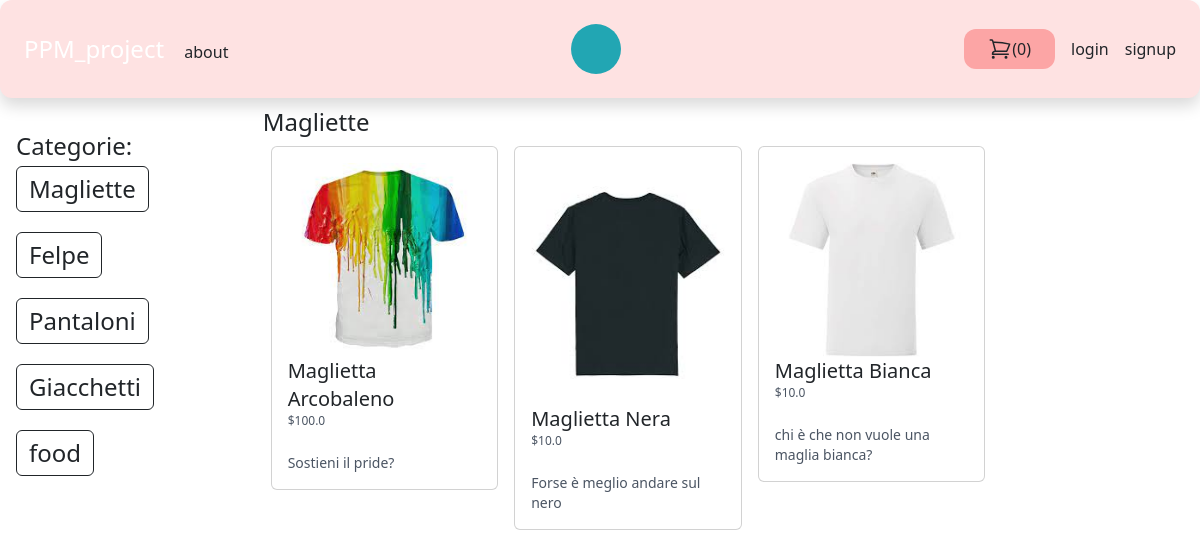
The app's page /magliette/ with its own data.
### store/models.py (models this page shows, shortened)
class Category(models.Model):
    title = models.CharField(max_length=64)
    slug = models.SlugField(max_length=64)
    class Meta:
        verbose_name = "Category"
        verbose_name_plural = "Categories"

class Product(models.Model):
    user = models.ForeignKey(User, related_name="products", on_delete=models.CASCADE)
    category = models.ForeignKey(Category, related_name="products", on_delete=models.CASCADE)
    title = models.CharField(max_length=64)
    slug = models.SlugField(max_length=64)
    description = models.TextField(blank=True)
    price = models.IntegerField() #è il moodo piu comune con cui si rappresentano i prezzi in un database
    image = models.ImageField(upload_to="uploads/product_images/", blank=True, null=True)
    created_at = models.DateTimeField(auto_now_add=True)
    updated_at = models.DateTimeField(auto_now=True)
    class Meta:
        ordering = ('-created_at',) #ordina i prodotti in ordine di creazione
    def get_display_price(self):
        return self.price / 100

### store/views.py (the view)
# urls.py: path("<slug:slug>/", views.category_detail, name="category_detail"),
def category_detail(request, slug):
    category = get_object_or_404(Category, slug=slug)
    products = category.products.all()  # prendi tutti i prodotti della categoria
    return render(request, "category_detail.html", {"category": category, "products": products})

### store/cart.py (called while the page is built)
    def __len__(self):
        return sum(item['quantity'] for item in self.cart.values())  # ritorna la lunghezza del

### store/cartcount.py (called while the page is built)
def cart(request):
    return {"cart": Cart(request)}

### store/templatetags/menu.py (called while the page is built)
@register.inclusion_tag("core/menu.html")
def menu():
    categories = Category.objects.all()
    return {"categories": categories}

### store/templates/category_detail.html (shortened to what this page needs)
{% extends "core/base.html"%}
{% block content %}
    <h1 class="text-2xl">{{ category.title }}</h1>
    <div class="flex flex-wrap ">
        {% for product in products %}
            <div class="product w-1/3 p-2">
               <div class="card">
                        <div class="card-body">
                             <a href="{% url "product_detail" product.category.slug product.slug %}">
                        {% if product.image %}
                            <div class="image">
                                <img src="{{ product.image.url }}" alt="Image of {{ product.title }}" class="w-full">
                            </div>
                        {% endif %}
                        <h2 class="text-xl">
                             {{ product.title }}
                         </h2>
                        <p class="text-xs text-gray-600">
                            ${{ product.get_display_price}}
                        </p>
                             <br>
                        <p class="text-sm text-gray-600">
                            {{ product.description }}
                        </p>
                             </a>
                        </div>
                    </div>
            </div>
        {% endfor %}
    </div>
{% endblock %}

### core/templates/core/menu.html (shortened to what this page needs)
 {% for category in categories %}
<div class="flex flex-column flex-wrap pb-3 pt-1 ">
    <a href="{% url "category_detail" category.slug %}" class="text-2xl btn btn-outline-dark">{{ category.title }}</a>
</div>
 {% endfor %}

### core/templates/core/style.css (style rules this page uses)
a { text-decoration : none; }

### records on screen
Category: title "Magliette"
Category: title "Felpe"
Category: title "Pantaloni"
Category: title "Giacchetti"
Category: title "food"
Product: image (picture), title "Maglietta Arcobaleno", get_display_price "100.0", description "Sostieni il pride?"
Product: image (picture), title "Maglietta Nera", get_display_price "10.0", description "Forse è meglio andare sul nero"
Product: image (picture), title "Maglietta Bianca", get_display_price "10.0", description "chi è che non vuole una maglia bianca?"

### other values on screen
{{ cart|length }} "0"
